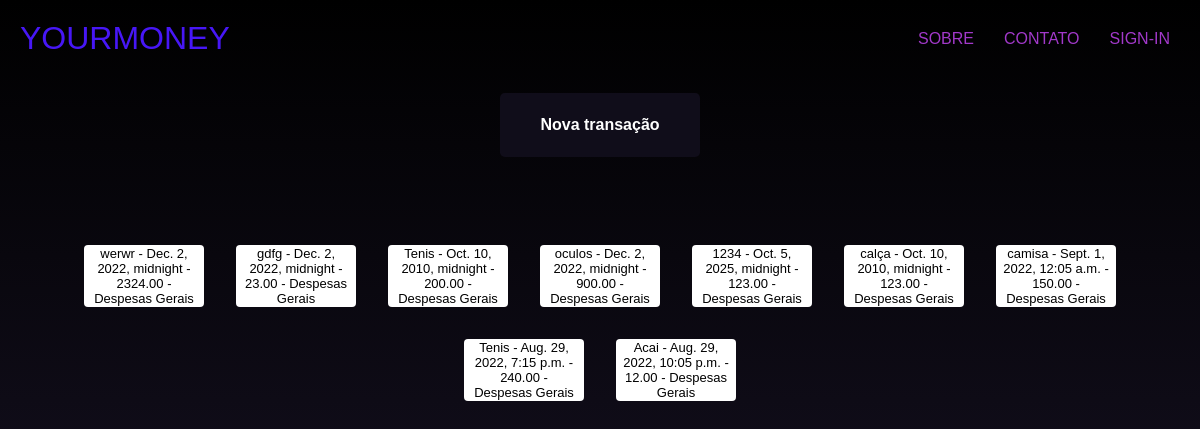
Before: /listagem/ with the older database file.
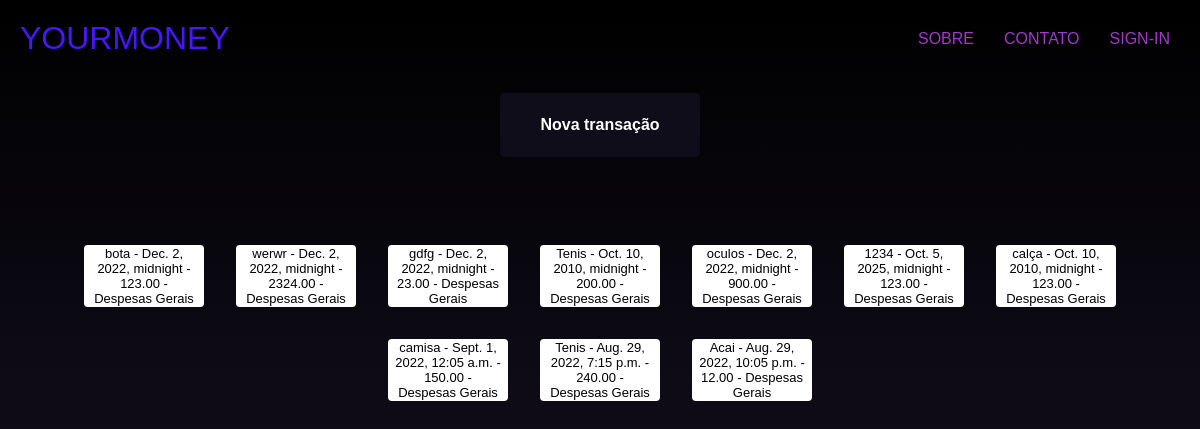
After: the same page with the newer database file.
### contas/models.py (models this page shows, shortened)
class Transacao(models.Model):
    data = models.DateTimeField()
    descricao = models.CharField(max_length=200)
    valor = models.DecimalField(max_digits=7, decimal_places=2) # maximo de digitos no input e quantas casas depois da virgula
    categoria = models.ForeignKey(Categoria, on_delete=models.CASCADE)
    observacoes = models.TextField(null=True, blank=True) # quer dizer que esse campo nao é obrigatório (null=True, blank=True)
    class Meta():
        verbose_name_plural = 'Transações'

class Categoria(models.Model):
    nome = models.CharField(max_length=100)
    dt_criacao = models.DateTimeField(auto_now_add=True)
    def __str__(self):
        return self.nome

### contas/views.py (the view)
# urls.py: path('listagem/', listagem, name='url_listagem'),
def listagem(request):
    data = {}
    data['transacoes'] = reversed(Transacao.objects.all())
    return render(request, 'contas/listagem.html', data)

### contas/templates/contas/listagem.html (shortened to what this page needs)
<!DOCTYPE html>
{% load static %}
<html lang="en">
<head>
    <link rel="stylesheet" href="{% static 'contas/css/listagem.css' %}">
</head>
<body>
    <header class="header">
        <a class="title" href="">YourMoney</a>
        <nav>
            <ul class="menu">
                <li><a href="">Sobre</a></li>
                <li><a href="">contato</a></li>
                <li><a href="">sign-in</a></li>
            </ul>
        </nav>
    </header>
    <div class="new-trans-btn">
        <a class="new" href="{% url 'url_nova' %}">
            <button class="btn">Nova transação</button>
        </a>
    </div>
    <div class="form">
        {% for i in transacoes %}
        <ul>
            <a class="list-description" href="{% url 'url_update' i.id %}">
                <button>
                    {{ i.descricao }} - {{ i.data }} -
                    {{ i.valor }} - {{ i.categoria }}
                </button>
            </a>
        </ul>
        {% endfor %}
    </div>
</body>
</html>

Changed rows visible on the page:
added Transacao: descricao "bota", data "Dec. 2, 2022, midnight", valor "123.00", categoria "Despesas Gerais"
